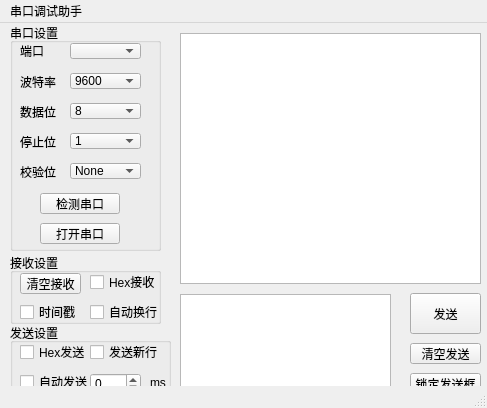
<?xml version="1.0" encoding="UTF-8"?>
<ui version="4.0">
 <class>MainWindow</class>
 <widget class="QMainWindow" name="MainWindow">
  <property name="geometry">
   <rect>
    <x>0</x>
    <y>0</y>
    <width>487</width>
    <height>408</height>
   </rect>
  </property>
  <property name="windowTitle">
   <string>MainWindow</string>
  </property>
  <widget class="QWidget" name="centralwidget">
   <widget class="QGroupBox" name="groupBox">
    <property name="geometry">
     <rect>
      <x>10</x>
      <y>0</y>
      <width>151</width>
      <height>228</height>
     </rect>
    </property>
    <property name="title">
     <string>串口设置</string>
    </property>
    <widget class="QLabel" name="label">
     <property name="geometry">
      <rect>
       <x>10</x>
       <y>20</y>
       <width>40</width>
       <height>16</height>
      </rect>
     </property>
     <property name="text">
      <string>端口</string>
     </property>
    </widget>
    <widget class="QLabel" name="label_2">
     <property name="geometry">
      <rect>
       <x>10</x>
       <y>50</y>
       <width>40</width>
       <height>16</height>
      </rect>
     </property>
     <property name="text">
      <string>&lt;html&gt;&lt;head/&gt;&lt;body&gt;&lt;p&gt;波特率&lt;/p&gt;&lt;/body&gt;&lt;/html&gt;</string>
     </property>
    </widget>
    <widget class="QLabel" name="label_3">
     <property name="geometry">
      <rect>
       <x>10</x>
       <y>80</y>
       <width>40</width>
       <height>16</height>
      </rect>
     </property>
     <property name="text">
      <string>&lt;html&gt;&lt;head/&gt;&lt;body&gt;&lt;p&gt;数据位&lt;/p&gt;&lt;/body&gt;&lt;/html&gt;</string>
     </property>
    </widget>
    <widget class="QLabel" name="label_4">
     <property name="geometry">
      <rect>
       <x>10</x>
       <y>110</y>
       <width>40</width>
       <height>16</height>
      </rect>
     </property>
     <property name="text">
      <string>&lt;html&gt;&lt;head/&gt;&lt;body&gt;&lt;p&gt;停止位&lt;/p&gt;&lt;/body&gt;&lt;/html&gt;</string>
     </property>
    </widget>
    <widget class="QLabel" name="label_5">
     <property name="geometry">
      <rect>
       <x>10</x>
       <y>140</y>
       <width>40</width>
       <height>16</height>
      </rect>
     </property>
     <property name="text">
      <string>&lt;html&gt;&lt;head/&gt;&lt;body&gt;&lt;p&gt;校验位&lt;/p&gt;&lt;/body&gt;&lt;/html&gt;</string>
     </property>
    </widget>
    <widget class="QComboBox" name="cmb_SerailPort">
     <property name="geometry">
      <rect>
       <x>60</x>
       <y>20</y>
       <width>71</width>
       <height>16</height>
      </rect>
     </property>
    </widget>
    <widget class="QComboBox" name="cmb_BaundRate">
     <property name="geometry">
      <rect>
       <x>60</x>
       <y>50</y>
       <width>71</width>
       <height>16</height>
      </rect>
     </property>
     <property name="currentIndex">
      <number>3</number>
     </property>
     <item>
      <property name="text">
       <string>1200</string>
      </property>
     </item>
     <item>
      <property name="text">
       <string>2400</string>
      </property>
     </item>
     <item>
      <property name="text">
       <string>4800</string>
      </property>
     </item>
     <item>
      <property name="text">
       <string>9600</string>
      </property>
     </item>
     <item>
      <property name="text">
       <string>19200</string>
      </property>
     </item>
     <item>
      <property name="text">
       <string>38400</string>
      </property>
     </item>
     <item>
      <property name="text">
       <string>57600</string>
      </property>
     </item>
     <item>
      <property name="text">
       <string>115200</string>
      </property>
     </item>
    </widget>
    <widget class="QComboBox" name="cmb_DataBit">
     <property name="geometry">
      <rect>
       <x>60</x>
       <y>80</y>
       <width>71</width>
       <height>16</height>
      </rect>
     </property>
     <property name="currentIndex">
      <number>3</number>
     </property>
     <item>
      <property name="text">
       <string>5</string>
      </property>
     </item>
     <item>
      <property name="text">
       <string>6</string>
      </property>
     </item>
     <item>
      <property name="text">
       <string>7</string>
      </property>
     </item>
     <item>
      <property name="text">
       <string>8</string>
      </property>
     </item>
    </widget>
    <widget class="QComboBox" name="cmb_StopBit">
     <property name="geometry">
      <rect>
       <x>60</x>
       <y>110</y>
       <width>71</width>
       <height>16</height>
      </rect>
     </property>
     <item>
      <property name="text">
       <string>1</string>
      </property>
     </item>
     <item>
      <property name="text">
       <string>1.5</string>
      </property>
     </item>
     <item>
      <property name="text">
       <string>2</string>
      </property>
     </item>
    </widget>
    <widget class="QComboBox" name="cmb_CheckBit">
     <property name="geometry">
      <rect>
       <x>60</x>
       <y>140</y>
       <width>71</width>
       <height>16</height>
      </rect>
     </property>
     <item>
      <property name="text">
       <string>None</string>
      </property>
     </item>
     <item>
      <property name="text">
       <string>奇校验</string>
      </property>
     </item>
     <item>
      <property name="text">
       <string>偶校验</string>
      </property>
     </item>
    </widget>
    <widget class="QPushButton" name="btn_CheckSerail">
     <property name="geometry">
      <rect>
       <x>30</x>
       <y>170</y>
       <width>80</width>
       <height>21</height>
      </rect>
     </property>
     <property name="text">
      <string>检测串口</string>
     </property>
    </widget>
    <widget class="QPushButton" name="btn_OpenSerail">
     <property name="geometry">
      <rect>
       <x>30</x>
       <y>200</y>
       <width>80</width>
       <height>21</height>
      </rect>
     </property>
     <property name="text">
      <string>打开串口</string>
     </property>
    </widget>
   </widget>
   <widget class="QGroupBox" name="groupBox_2">
    <property name="geometry">
     <rect>
      <x>10</x>
      <y>230</y>
      <width>151</width>
      <height>71</height>
     </rect>
    </property>
    <property name="title">
     <string>接收设置</string>
    </property>
    <widget class="QPushButton" name="btn_ClearRecive">
     <property name="geometry">
      <rect>
       <x>10</x>
       <y>20</y>
       <width>61</width>
       <height>21</height>
      </rect>
     </property>
     <property name="text">
      <string>清空接收</string>
     </property>
    </widget>
    <widget class="QCheckBox" name="chk_HexRecive">
     <property name="geometry">
      <rect>
       <x>80</x>
       <y>20</y>
       <width>71</width>
       <height>18</height>
      </rect>
     </property>
     <property name="text">
      <string>Hex接收</string>
     </property>
    </widget>
    <widget class="QCheckBox" name="chk_TimeRecive">
     <property name="geometry">
      <rect>
       <x>10</x>
       <y>50</y>
       <width>61</width>
       <height>18</height>
      </rect>
     </property>
     <property name="text">
      <string>时间戳</string>
     </property>
    </widget>
    <widget class="QCheckBox" name="chk_ChangeLine">
     <property name="geometry">
      <rect>
       <x>80</x>
       <y>50</y>
       <width>71</width>
       <height>18</height>
      </rect>
     </property>
     <property name="text">
      <string>自动换行</string>
     </property>
    </widget>
   </widget>
   <widget class="QGroupBox" name="groupBox_3">
    <property name="geometry">
     <rect>
      <x>10</x>
      <y>300</y>
      <width>161</width>
      <height>71</height>
     </rect>
    </property>
    <property name="title">
     <string>发送设置</string>
    </property>
    <widget class="QCheckBox" name="chk_HexSend">
     <property name="geometry">
      <rect>
       <x>10</x>
       <y>20</y>
       <width>71</width>
       <height>18</height>
      </rect>
     </property>
     <property name="text">
      <string>Hex发送</string>
     </property>
    </widget>
    <widget class="QCheckBox" name="chk_SendNewLine">
     <property name="geometry">
      <rect>
       <x>80</x>
       <y>20</y>
       <width>71</width>
       <height>18</height>
      </rect>
     </property>
     <property name="text">
      <string>发送新行</string>
     </property>
    </widget>
    <widget class="QCheckBox" name="chk_AutoSend">
     <property name="geometry">
      <rect>
       <x>10</x>
       <y>50</y>
       <width>71</width>
       <height>18</height>
      </rect>
     </property>
     <property name="text">
      <string>自动发送</string>
     </property>
    </widget>
    <widget class="QSpinBox" name="spb_Time">
     <property name="geometry">
      <rect>
       <x>80</x>
       <y>50</y>
       <width>51</width>
       <height>21</height>
      </rect>
     </property>
     <property name="maximum">
      <number>2000</number>
     </property>
    </widget>
    <widget class="QLabel" name="label_6">
     <property name="geometry">
      <rect>
       <x>140</x>
       <y>50</y>
       <width>40</width>
       <height>20</height>
      </rect>
     </property>
     <property name="text">
      <string>&lt;html&gt;&lt;head/&gt;&lt;body&gt;&lt;p&gt;ms&lt;/p&gt;&lt;/body&gt;&lt;/html&gt;</string>
     </property>
    </widget>
   </widget>
   <widget class="QPlainTextEdit" name="edit_ReciveMsg">
    <property name="geometry">
     <rect>
      <x>180</x>
      <y>10</y>
      <width>301</width>
      <height>251</height>
     </rect>
    </property>
    <property name="readOnly">
     <bool>true</bool>
    </property>
   </widget>
   <widget class="QTextEdit" name="edit_SendMsg">
    <property name="geometry">
     <rect>
      <x>180</x>
      <y>271</y>
      <width>211</width>
      <height>101</height>
     </rect>
    </property>
   </widget>
   <widget class="QPushButton" name="btn_SendMsg">
    <property name="geometry">
     <rect>
      <x>410</x>
      <y>270</y>
      <width>71</width>
      <height>41</height>
     </rect>
    </property>
    <property name="text">
     <string>发送</string>
    </property>
   </widget>
   <widget class="QPushButton" name="btn_ClearSendMsg">
    <property name="geometry">
     <rect>
      <x>410</x>
      <y>320</y>
      <width>71</width>
      <height>21</height>
     </rect>
    </property>
    <property name="text">
     <string>清空发送</string>
    </property>
   </widget>
   <widget class="QPushButton" name="btn_LockEdit">
    <property name="geometry">
     <rect>
      <x>410</x>
      <y>350</y>
      <width>71</width>
      <height>21</height>
     </rect>
    </property>
    <property name="text">
     <string>锁定发送框</string>
    </property>
   </widget>
  </widget>
  <widget class="QMenuBar" name="menubar">
   <property name="geometry">
    <rect>
     <x>0</x>
     <y>0</y>
     <width>487</width>
     <height>17</height>
    </rect>
   </property>
   <widget class="QMenu" name="menu">
    <property name="title">
     <string>串口调试助手</string>
    </property>
   </widget>
   <addaction name="menu"/>
  </widget>
  <widget class="QStatusBar" name="statusbar"/>
 </widget>
 <resources/>
 <connections/>
</ui>
